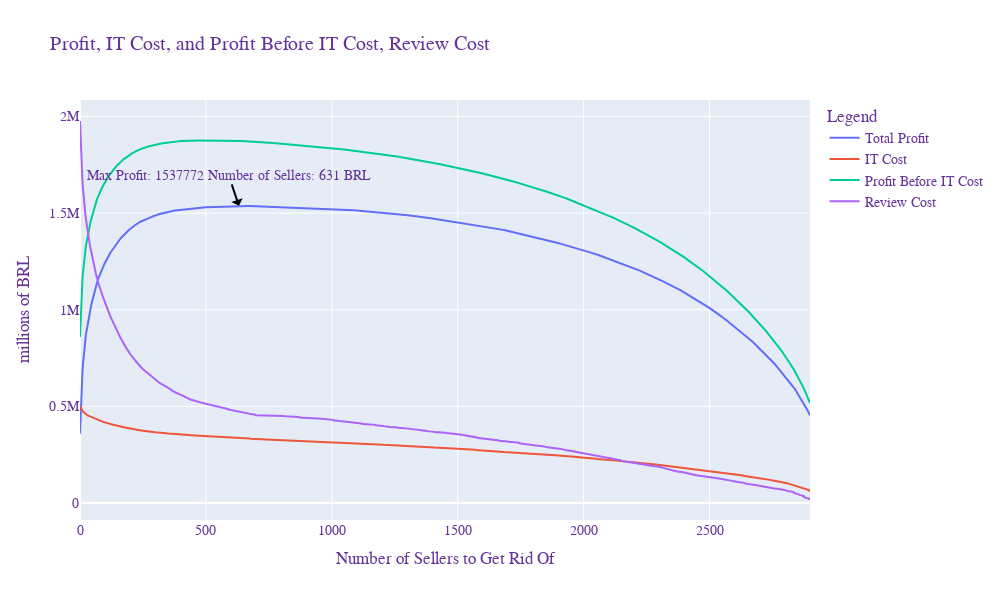

Notebook code cell kept with this figure:
### Code cell
import plotly
import plotly.graph_objects as go
import numpy as np
plotly.offline.init_notebook_mode(connected=True)

# Assuming you have the following data
y = [profit(x) for x in range(2900)]
x = [x for x in range(2900)]
z = [IT_cost(x) for x in range(2900)]
c = [profit_before_it_cost(x) for x in range(2900)]
r=[review_cost(x) for x in range(2900)]
# Create the figure
fig = go.Figure()

# Add the data traces
fig.add_trace(go.Scatter(x=x, y=y, mode='lines', name='Total Profit'))
fig.add_trace(go.Scatter(x=x, y=z, mode='lines', name='IT Cost'))
fig.add_trace(go.Scatter(x=x, y=c, mode='lines', name='Profit Before IT Cost'))
fig.add_trace(go.Scatter(x=x, y=r, mode='lines', name='Review Cost'))

# Set the layout
fig.update_layout(
    title='Profit, IT Cost, and Profit Before IT Cost, Review Cost',
    xaxis_title='Number of Sellers to Get Rid Of',
    yaxis_title='millions of BRL',
    legend_title='Legend',
    font=dict(
        family="Courier New, monospace",
        size=14,
        color="RebeccaPurple"
    ),
    width=1000,
    height=600
)

# Find the maximum profit and the corresponding number of sellers
ymax = np.max(y)
xpos = y.index(ymax)
xmax = x[xpos]

# Add an annotation to the graph
fig.add_annotation(
    x=xmax,
    y=ymax,
    text=f'Max Profit: {round(ymax)}\nNumber of Sellers: {xmax} BRL',
    showarrow=True,
    arrowhead=1,
    arrowsize=1,
    arrowwidth=2,
    arrowcolor='black'
)

# Show the graph
fig.show()

### Figure 1 — Plotly figure (JSON) as saved in the notebook; plotly's stock layout.template omitted (floating-point values rounded to 4 significant figures; data arrays with more than 128 entries replaced by an {"elided": "..."} marker saying what was removed)
{"data": [{"mode": "lines", "name": "Total Profit", "type": "scatter", "x": {"elided": "2900 int values"}, "y": {"elided": "2900 float values"}}, {"mode": "lines", "name": "IT Cost", "type": "scatter", "x": {"elided": "2900 int values"}, "y": {"elided": "2900 float values"}}, {"mode": "lines", "name": "Profit Before IT Cost", "type": "scatter", "x": {"elided": "2900 int values"}, "y": {"elided": "2900 float values"}}, {"mode": "lines", "name": "Review Cost", "type": "scatter", "x": {"elided": "2900 int values"}, "y": {"elided": "2900 int values"}}], "layout": {"annotations": [{"arrowcolor": "black", "arrowhead": 1, "arrowsize": 1, "arrowwidth": 2, "showarrow": true, "text": "Max Profit: 1537772\nNumber of Sellers: 631 BRL", "x": 631, "y": 1538000.0}], "font": {"color": "RebeccaPurple", "family": "Courier New, monospace", "size": 14}, "height": 600, "legend": {"title": {"text": "Legend"}}, "title": {"text": "Profit, IT Cost, and Profit Before IT Cost, Review Cost"}, "width": 1000, "xaxis": {"title": {"text": "Number of Sellers to Get Rid Of"}}, "yaxis": {"title": {"text": "millions of BRL"}}}}
